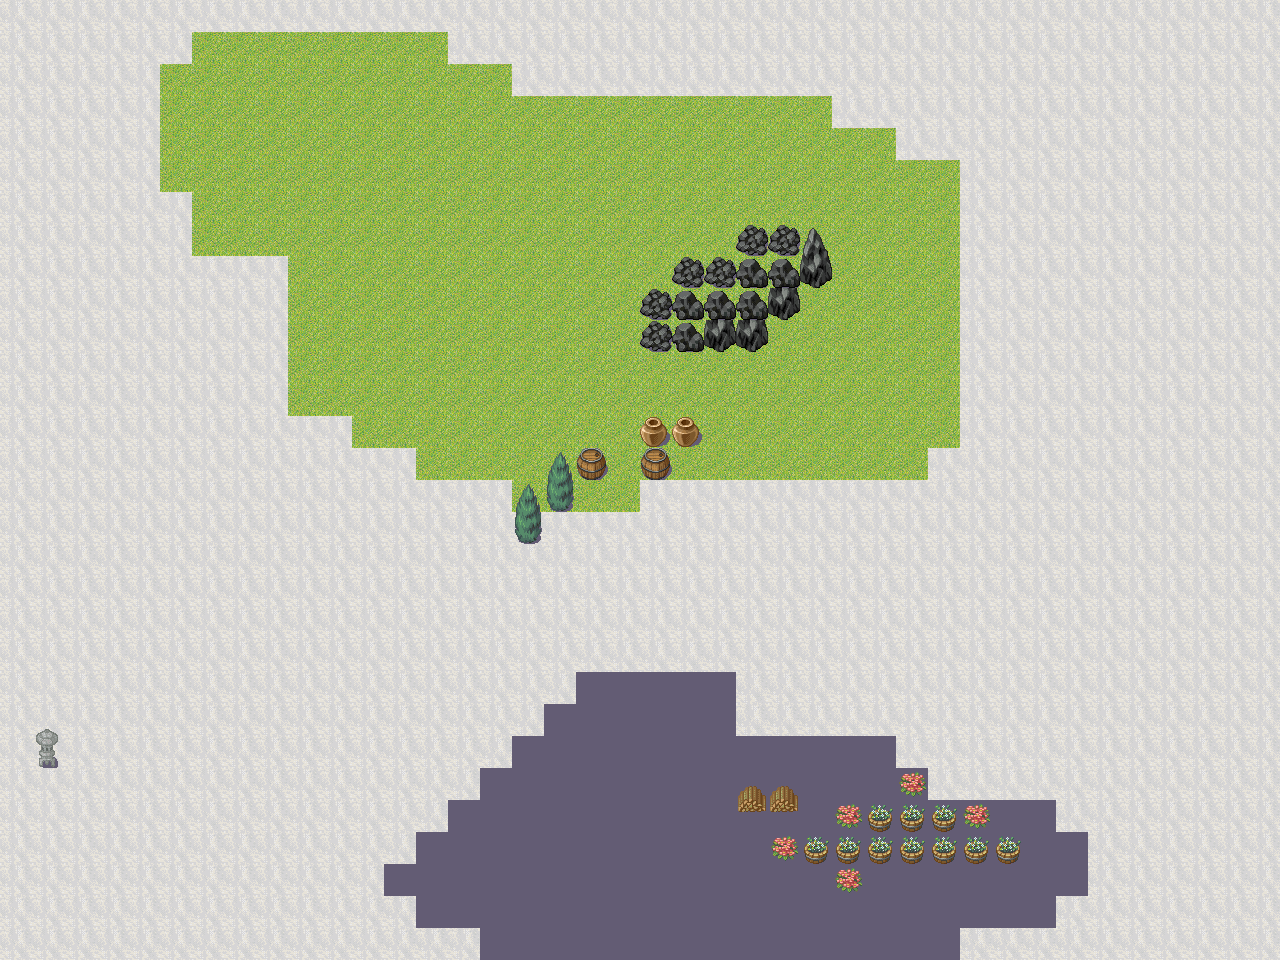

Below is a game level as drawn by its tile map, then a one-line description and the .tmx that defines it (tile-layer data replaced by summaries):
An orthogonal 40x30 tile map with 32x32 px tiles, 3 tile layers (Tile Layer 1, Tile Layer 2, Tile Layer 3).

<map version="1.0" orientation="orthogonal" width="40" height="30" tilewidth="32" tileheight="32">
 <tileset firstgid="1" name="JapaneseVillage" tilewidth="32" tileheight="32">
  <image source="JapaneseVillage.png" trans="ff00ff" width="256" height="1312" />
 </tileset>
 <layer name="Tile Layer 1" width="40" height="30">
  <data>[1200 cells, 1200 non-empty, 1 distinct tile ids]</data>
 </layer>
 <layer name="Tile Layer 2" width="40" height="30">
  <data>[1200 cells, 1200 non-empty, 3 distinct tile ids]</data>
 </layer>
 <layer name="Tile Layer 3" width="40" height="30">
  <data>[1200 cells, 46 non-empty, 14 distinct tile ids]</data>
 </layer>
</map>
